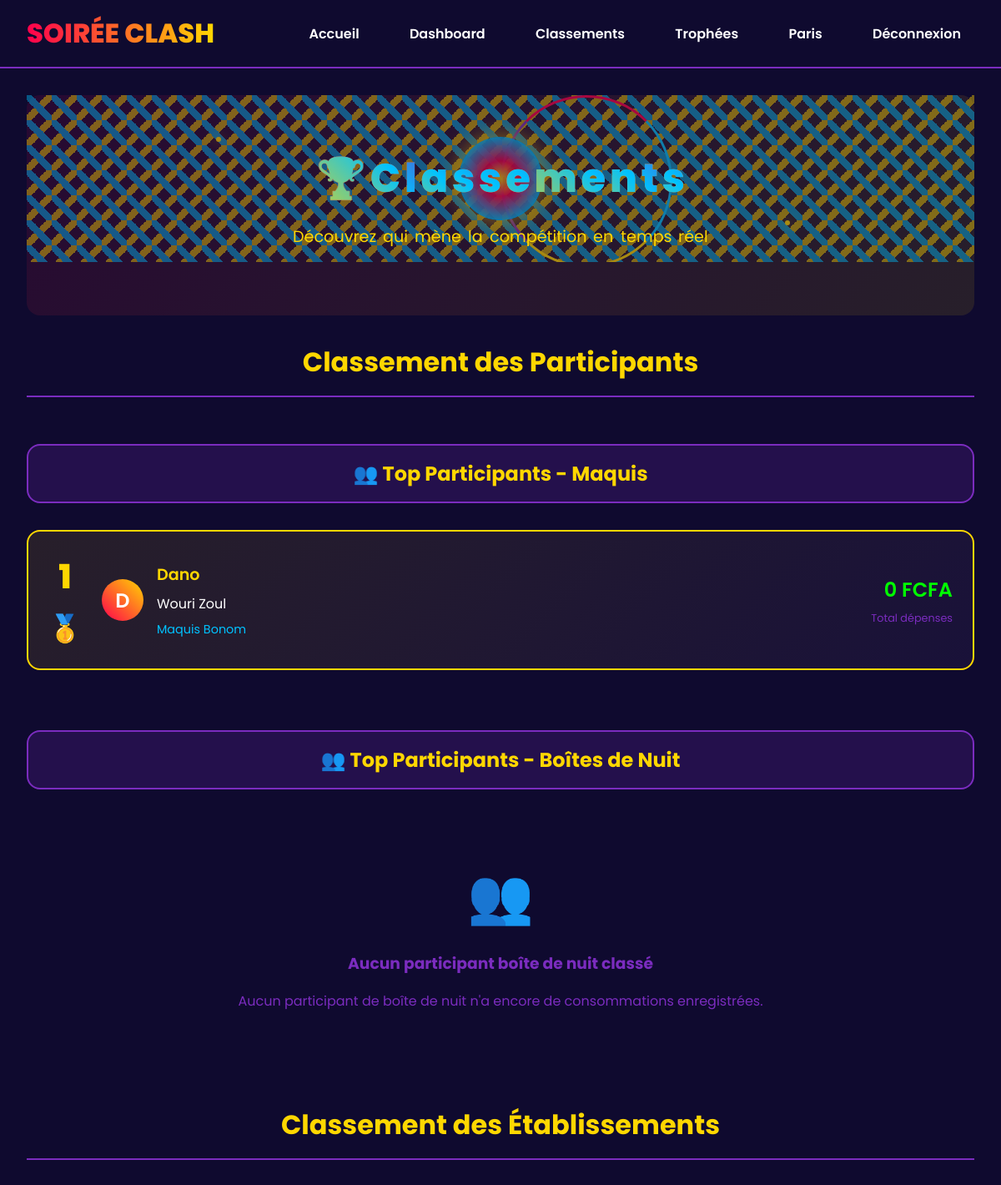
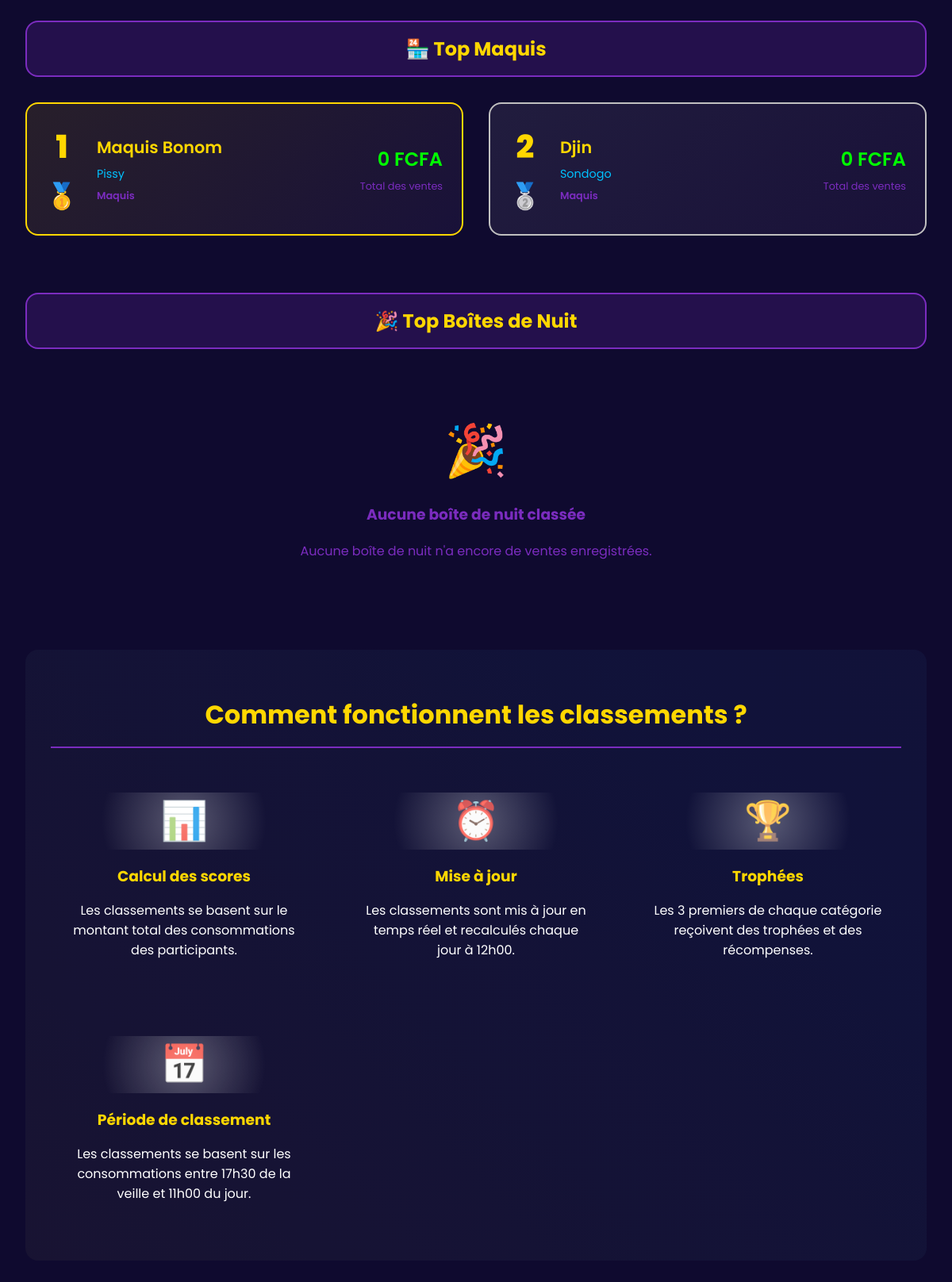
The app's page /classements/ (signed in) with its own data (2 pictures, top to bottom).
### soiree/models.py (models this page shows, shortened)
class Participant(models.Model):
    user = models.OneToOneField(User, on_delete=models.CASCADE)
    pseudo = models.CharField(max_length=30, unique=True)
    nom = models.CharField(max_length=50, blank=True)
    prenom = models.CharField(max_length=50, blank=True)
    service = models.ForeignKey(Service, on_delete=models.CASCADE)
    date_inscription = models.DateTimeField(auto_now_add=True)
    actif = models.BooleanField(default=True)
    photo = models.ImageField(
        upload_to='photos/participants/',
        blank=True,
        null=True,
        help_text="Photo du participant (recommandé: format carré, max 2MB)"
    )
    class Meta:
        verbose_name = "Participant"
        verbose_name_plural = "Participants"

class Service(models.Model):
    TYPE_CHOICES = (
        ('maquis', 'Maquis'),
        ('boite', 'Boîte de Nuit'),
    )
    nom = models.CharField(max_length=100)
    type = models.CharField(max_length=10, choices=TYPE_CHOICES)
    localisation = models.CharField(max_length=200)
    adresse = models.TextField()
    telephone = models.CharField(max_length=20, blank=True)
    proprietaire = models.ForeignKey(User, on_delete=models.CASCADE)
    date_creation = models.DateTimeField(auto_now_add=True)
    actif = models.BooleanField(default=True)
    types_boissons_enregistres = models.BooleanField(default=False,
        help_text="Les types de boissons ont-ils été enregistrés ?")
    derniere_mise_a_jour_boissons = models.DateTimeField(null=True, blank=True)
    video_etablissement = models.FileField(
        upload_to='videos/etablissements/',
        blank=True,
        null=True,
        help_text="Vidéo de présentation de l'établissement (MP4, AVI, MOV recommandés)"
    )
    miniature_video = models.ImageField(
        upload_to='miniatures/videos/',
        blank=True,
        null=True,
        help_text="Miniature de la vidéo (recommandé: 16:9, max 2MB)"
    )
    class Meta:
        verbose_name = "Établissement"
        verbose_name_plural = "Établissements"

### soiree/views.py (the view)
# urls.py: path("classements/", views.classements, name='classements'),
@login_required
def classements(request):
    maquis = Service.objects.filter(
        type='maquis',
        actif=True,
        types_boissons_enregistres=True
    ).annotate(
        total_ventes=Sum('consommationparticipant__montant_total')
    ).order_by('-total_ventes')
    boites = Service.objects.filter(
        type='boite',
        actif=True,
        types_boissons_enregistres=True
    ).annotate(
        total_ventes=Sum('consommationparticipant__montant_total')
    ).order_by('-total_ventes')
    top_participants_maquis = Participant.objects.filter(
        service__type='maquis',
        service__actif=True,
        service__types_boissons_enregistres=True
    ).annotate(
        total_depenses=Sum('consommationparticipant__montant_total')
    ).order_by('-total_depenses')[:10]
    top_participants_boites = Participant.objects.filter(
        service__type='boite',
        service__actif=True,
        service__types_boissons_enregistres=True
    ).annotate(
        total_depenses=Sum('consommationparticipant__montant_total')
    ).order_by('-total_depenses')[:10]
    context = {
        'maquis': maquis,
        'boites': boites,
        'top_participants_maquis': top_participants_maquis,
        'top_participants_boites': top_participants_boites,
    }
    return render(request, 'classements.html', context)

### templates/classements.html (shortened to what this page needs)
{% extends 'base.html' %}
{% block content %}
<div class="hero-section">
  <div class="crystal-container">
    <div class="crystal-shards"></div>
    <div class="electric-arcs"></div>
    <div class="crystal-core"></div>
    <div class="energy-pulses"></div>
  </div>
  <h1 class="page-title crystal-title">
    <span class="crystal-char" data-char="🏆">🏆</span>
    <span class="crystal-char" data-char="C">C</span>
    <span class="crystal-char" data-char="l">l</span>
    <span class="crystal-char" data-char="a">a</span>
    <span class="crystal-char" data-char="s">s</span>
    <span class="crystal-char" data-char="s">s</span>
    <span class="crystal-char" data-char="e">e</span>
    <span class="crystal-char" data-char="m">m</span>
    <span class="crystal-char" data-char="e">e</span>
    <span class="crystal-char" data-char="n">n</span>
    <span class="crystal-char" data-char="t">t</span>
    <span class="crystal-char" data-char="s">s</span>
  </h1>
  <p class="page-subtitle crystal-subtitle">
    <span class="subtitle-crystal">Découvrez</span>
    <span class="subtitle-crystal">qui</span>
    <span class="subtitle-crystal">mène</span>
    <span class="subtitle-crystal">la</span>
    <span class="subtitle-crystal">compétition</span>
    <span class="subtitle-crystal">en</span>
    <span class="subtitle-crystal">temps</span>
    <span class="subtitle-crystal">réel</span>
  </p>
</div>
<div class="section">
  <h2 class="section-title">Classement des Participants</h2>
  <div class="classement-category">
    <h3 class="category-title">👥 Top Participants - Maquis</h3>
    <div class="participants-grid">
      {% if top_participants_maquis %}
        {% for participant in top_participants_maquis %}
          <div class="participant-card {% if forloop.counter <= 3 %}top-{{ forloop.counter }}{% endif %}">
            <div class="participant-rank">
              <span class="rank-number">{{ forloop.counter }}</span>
              {% if forloop.counter == 1 %}
                <div class="rank-trophy">🥇</div>
              {% elif forloop.counter == 2 %}
                <div class="rank-trophy">🥈</div>
              {% elif forloop.counter == 3 %}
                <div class="rank-trophy">🥉</div>
              {% endif %}
            </div>
            <div class="participant-avatar">
              {% if participant.user.profile.avatar %}
                <img src="{{ participant.user.profile.avatar.url }}" alt="Avatar de {{ participant.pseudo }}">
              {% else %}
                <div class="avatar-placeholder">{{ participant.pseudo|first|upper }}</div>
              {% endif %}
            </div>
            <div class="participant-info">
              <div class="participant-pseudo">{{ participant.pseudo }}</div>
              <div class="participant-name">{{ participant.nom }} {{ participant.prenom }}</div>
              <div class="participant-etablissement">{{ participant.service.nom }}</div>
            </div>
            <div class="participant-score">
              <div class="score-amount">{{ participant.total_depenses|default:0|floatformat:0 }} FCFA</div>
              <div class="score-label">Total dépenses</div>
            </div>
          </div>
        {% endfor %}
      {% else %}
        <div class="empty-state">
          <div class="empty-icon">👥</div>
          <h3>Aucun participant maquis classé</h3>
          <p>Aucun participant de maquis n'a encore de consommations enregistrées.</p>
        </div>
      {% endif %}
    </div>
  </div>
  <div class="classement-category">
    <h3 class="category-title">👥 Top Participants - Boîtes de Nuit</h3>
    <div class="participants-grid">
      {% if top_participants_boites %}
        {% for participant in top_participants_boites %}
          <div class="participant-card {% if forloop.counter <= 3 %}top-{{ forloop.counter }}{% endif %}">
            <div class="participant-rank">
              <span class="rank-number">{{ forloop.counter }}</span>
              {% if forloop.counter == 1 %}
                <div class="rank-trophy">🥇</div>
              {% elif forloop.counter == 2 %}
                <div class="rank-trophy">🥈</div>
              {% elif forloop.counter == 3 %}
                <div class="rank-trophy">🥉</div>
              {% endif %}
            </div>
            <div class="participant-avatar">
              {% if participant.user.profile.avatar %}
                <img src="{{ participant.user.profile.avatar.url }}" alt="Avatar de {{ participant.pseudo }}">
              {% else %}
                <div class="avatar-placeholder">{{ participant.pseudo|first|upper }}</div>
              {% endif %}
            </div>
            <div class="participant-info">
              <div class="participant-pseudo">{{ participant.pseudo }}</div>
              <div class="participant-name">{{ participant.nom }} {{ participant.prenom }}</div>
              <div class="participant-etablissement">{{ participant.service.nom }}</div>
            </div>
            <div class="participant-score">
              <div class="score-amount">{{ participant.total_depenses|default:0|floatformat:0 }} FCFA</div>
              <div class="score-label">Total dépenses</div>
            </div>
          </div>
        {% endfor %}
      {% else %}
        <div class="empty-state">
          <div class="empty-icon">👥</div>
          <h3>Aucun participant boîte de nuit classé</h3>
          <p>Aucun participant de boîte de nuit n'a encore de consommations enregistrées.</p>
        </div>
      {% endif %}
    </div>
  </div>
</div>
<div class="section">
  <h2 class="section-title">Classement des Établissements</h2>
  <div class="classement-category">
    <h3 class="category-title">🏪 Top Maquis</h3>
    <div class="classement-grid">
      {% if maquis %}
        {% for maquis in maquis %}
          <div class="classement-card {% if forloop.counter <= 3 %}top-{{ forloop.counter }}{% endif %}">
            <div class="classement-rank">
              <span class="rank-number">{{ forloop.counter }}</span>
              {% if forloop.counter == 1 %}
                <div class="rank-trophy">🥇</div>
              {% elif forloop.counter == 2 %}
                <div class="rank-trophy">🥈</div>
              {% elif forloop.counter == 3 %}
                <div class="rank-trophy">🥉</div>
              {% endif %}
            </div>
            <div class="classement-info">
              <div class="etablissement-nom">{{ maquis.nom }}</div>
              <div class="etablissement-location">{{ maquis.localisation }}</div>
              <div class="etablissement-type">{{ maquis.get_type_display }}</div>
            </div>
            <div class="classement-score">
              <div class="score-amount">{{ maquis.total_ventes|default:0|floatformat:0 }} FCFA</div>
              <div class="score-label">Total des ventes</div>
            </div>
          </div>
        {% endfor %}
      {% else %}
        <div class="empty-state">
          <div class="empty-icon">🏪</div>
          <h3>Aucun maquis classé</h3>
          <p>Aucun maquis n'a encore de ventes enregistrées.</p>
        </div>
      {% endif %}
    </div>
  </div>
  <div class="classement-category">
    <h3 class="category-title">🎉 Top Boîtes de Nuit</h3>
    <div class="classement-grid">
      {% if boites %}
        {% for boite in boites %}
          <div class="classement-card {% if forloop.counter <= 3 %}top-{{ forloop.counter }}{% endif %}">
            <div class="classement-rank">
              <span class="rank-number">{{ forloop.counter }}</span>
              {% if forloop.counter == 1 %}
                <div class="rank-trophy">🥇</div>
              {% elif forloop.counter == 2 %}
                <div class="rank-trophy">🥈</div>
              {% elif forloop.counter == 3 %}
                <div class="rank-trophy">🥉</div>
              {% endif %}
            </div>
            {% if boite.video_etablissement %}
              <div class="etablissement-video">
                <div class="video-thumbnail" onclick="playVideo('{{ boite.video_etablissement.url }}', '{{ boite.nom }}')">
                  {% if boite.miniature_video %}
                    <img src="{{ boite.miniature_video.url }}" alt="Miniature vidéo {{ boite.nom }}">
                  {% else %}
                    <div class="video-placeholder">
                      <span class="play-icon">▶️</span>
                      <span class="video-text">Voir la vidéo</span>
                    </div>
                  {% endif %}
                  <div class="video-overlay">
                    <span class="play-button">▶️</span>
                  </div>
                </div>
              </div>
            {% endif %}
            <div class="classement-info">
              <div class="etablissement-nom">{{ boite.nom }}</div>
              <div class="etablissement-location">{{ boite.localisation }}</div>
              <div class="etablissement-type">{{ boite.get_type_display }}</div>
            </div>
            <div class="classement-score">
              <div class="score-amount">{{ boite.total_ventes|default:0|floatformat:0 }} FCFA</div>
              <div class="score-label">Total des ventes</div>
            </div>
          </div>
        {% endfor %}
      {% else %}
        <div class="empty-state">
          <div class="empty-icon">🎉</div>
          <h3>Aucune boîte de nuit classée</h3>
          <p>Aucune boîte de nuit n'a encore de ventes enregistrées.</p>
        </div>
      {% endif %}
    </div>
  </div>
</div>
<div class="section info-section">
  <h2 class="section-title">Comment fonctionnent les classements ?</h2>
  <div class="info-grid">
    <div class="info-card">
      <div class="info-icon">📊</div>
      <h3>Calcul des scores</h3>
      <p>Les classements se basent sur le montant total des consommations des participants.</p>
    </div>
    <div class="info-card">
      <div class="info-icon">⏰</div>
      <h3>Mise à jour</h3>
      <p>Les classements sont mis à jour en temps réel et recalculés chaque jour à 12h00.</p>
    </div>
    <div class="info-card">
      <div class="info-icon">🏆</div>
      <h3>Trophées</h3>
      <p>Les 3 premiers de chaque catégorie reçoivent des trophées et des récompenses.</p>
    </div>
    <div class="info-card">
      <div class="info-icon">📅</div>
      <h3>Période de classement</h3>
      <p>Les classements se basent sur les consommations entre 17h30 de la veille et 11h00 du jour.</p>
    </div>
  </div>
</div>
{% endblock %}

### records on screen
Participant: pseudo|first "D", pseudo "Dano", nom "Wouri", prenom "Zoul", service.nom "Maquis Bonom", total_depenses "0"
Service: nom "Maquis Bonom", localisation "Pissy", type "Maquis", total_ventes "0"
Service: nom "Djin", localisation "Sondogo", type "Maquis", total_ventes "0"
